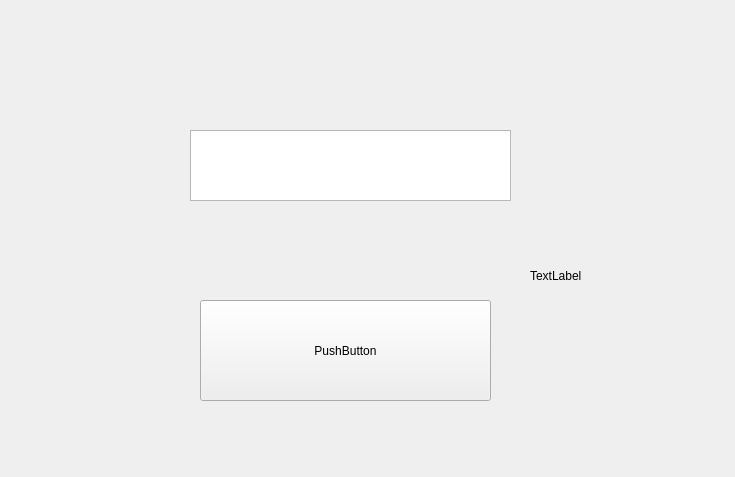
<?xml version="1.0" encoding="UTF-8"?>
<ui version="4.0">
 <class>HelloWorldWidget</class>
 <widget class="QWidget" name="HelloWorldWidget">
  <property name="geometry">
   <rect>
    <x>0</x>
    <y>0</y>
    <width>735</width>
    <height>477</height>
   </rect>
  </property>
  <property name="windowTitle">
   <string>HelloWorldWidget</string>
  </property>
  <widget class="QPushButton" name="BtnShowHello">
   <property name="geometry">
    <rect>
     <x>200</x>
     <y>300</y>
     <width>291</width>
     <height>101</height>
    </rect>
   </property>
   <property name="text">
    <string>PushButton</string>
   </property>
  </widget>
  <widget class="QTextEdit" name="editShowHello">
   <property name="geometry">
    <rect>
     <x>190</x>
     <y>130</y>
     <width>321</width>
     <height>71</height>
    </rect>
   </property>
  </widget>
  <widget class="QLabel" name="LabelShowMsg">
   <property name="geometry">
    <rect>
     <x>530</x>
     <y>240</y>
     <width>171</width>
     <height>71</height>
    </rect>
   </property>
   <property name="text">
    <string>TextLabel</string>
   </property>
  </widget>
 </widget>
 <layoutdefault spacing="6" margin="11"/>
 <resources/>
 <connections/>
</ui>
